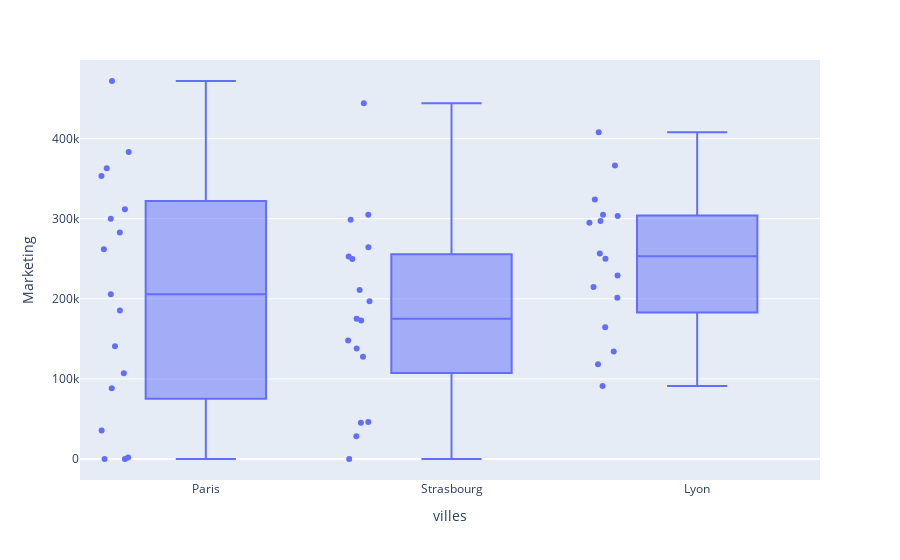

Write notebook code for a chart like this one.
### Code cell
fig = px.box(df, x="villes" ,y="Marketing", points="all")
fig.show()

### Figure 1 — Plotly figure (JSON) as saved in the notebook; plotly's stock layout.template omitted (floating-point values rounded to 4 significant figures)
{"data": [{"alignmentgroup": "True", "boxpoints": "all", "hovertemplate": "villes=%{x}<br>Marketing=%{y}<extra></extra>", "legendgroup": "", "marker": {"color": "#636efa"}, "name": "", "notched": false, "offsetgroup": "", "orientation": "v", "showlegend": false, "type": "box", "x": ["Paris", "Strasbourg", "Lyon", "Paris", "Lyon", "Paris", "Strasbourg", "Lyon", "Paris", "Strasbourg", "Lyon", "Strasbourg", "Lyon", "Strasbourg", "Lyon", "Paris", "Strasbourg", "Paris", "Lyon", "Paris", "Strasbourg", "Paris", "Lyon", "Lyon", "Paris", "Strasbourg", "Lyon", "Paris", "Lyon", "Paris", "Lyon", "Paris", "Strasbourg", "Lyon", "Strasbourg", "Paris", "Lyon", "Strasbourg", "Paris", "Strasbourg", "Strasbourg", "Lyon", "Strasbourg", "Paris", "Strasbourg", "Paris", "Lyon", "Strasbourg", "Paris", "Strasbourg"], "x0": " ", "xaxis": "x", "y": [471800.0, 443900.0, 407900.0, 383200.0, 366200.0, 362900.0, 127700.0, 323900.0, 311600.0, 305000.0, 229200.0, 249700.0, 249800.0, 252700.0, 256500.0, 261800.0, 264300.0, 282600.0, 294900.0, 0, 298700.0, 299700.0, 303300.0, 304800.0, 140600.0, 138000.0, 134100.0, 353200.0, 118100.0, 107100.0, 91130.0, 88220.0, 46090.0, 214600.0, 210800.0, 205500.0, 201100.0, 197000.0, 185300.0, 175000.0, 172800.0, 164500.0, 148000.0, 35530.0, 28330.0, 1904.0, 297100.0, 0, 0, 45170.0], "y0": " ", "yaxis": "y"}], "layout": {"boxmode": "group", "legend": {"tracegroupgap": 0}, "margin": {"t": 60}, "xaxis": {"anchor": "y", "domain": [0, 1], "title": {"text": "villes"}}, "yaxis": {"anchor": "x", "domain": [0, 1], "title": {"text": "Marketing"}}}}
